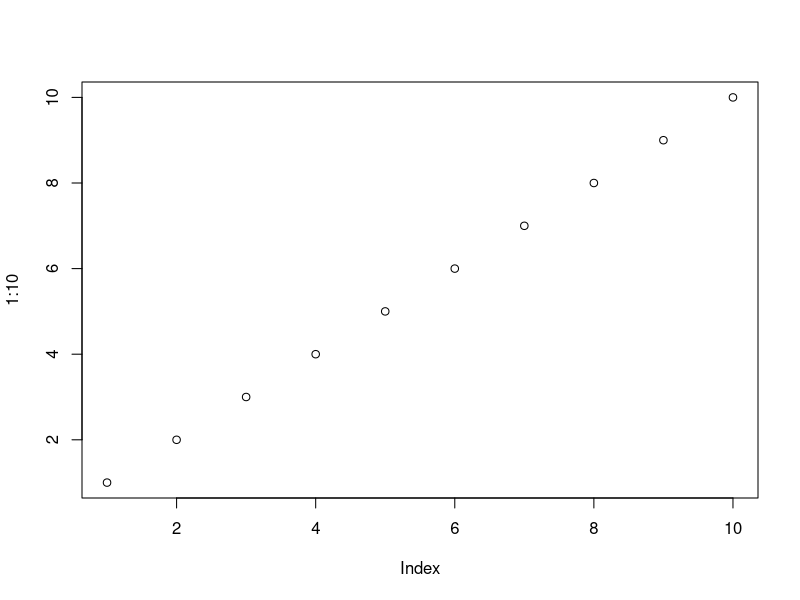
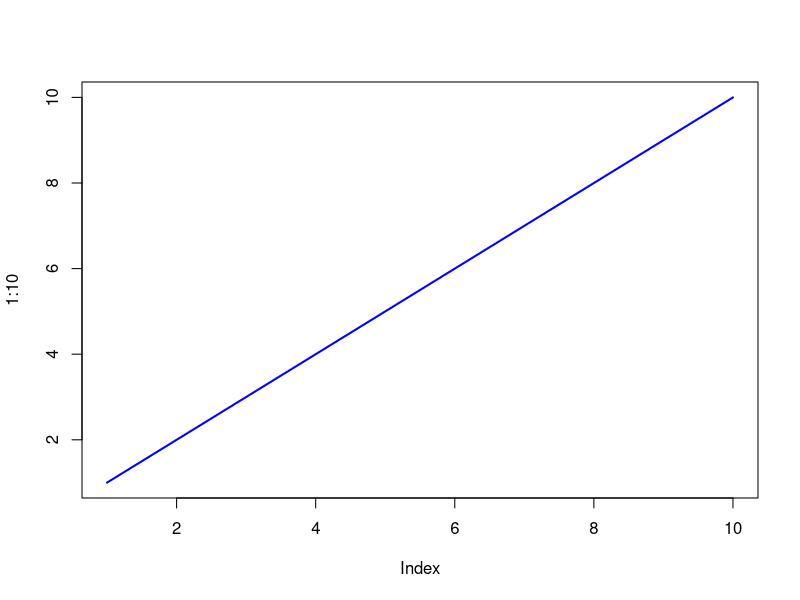
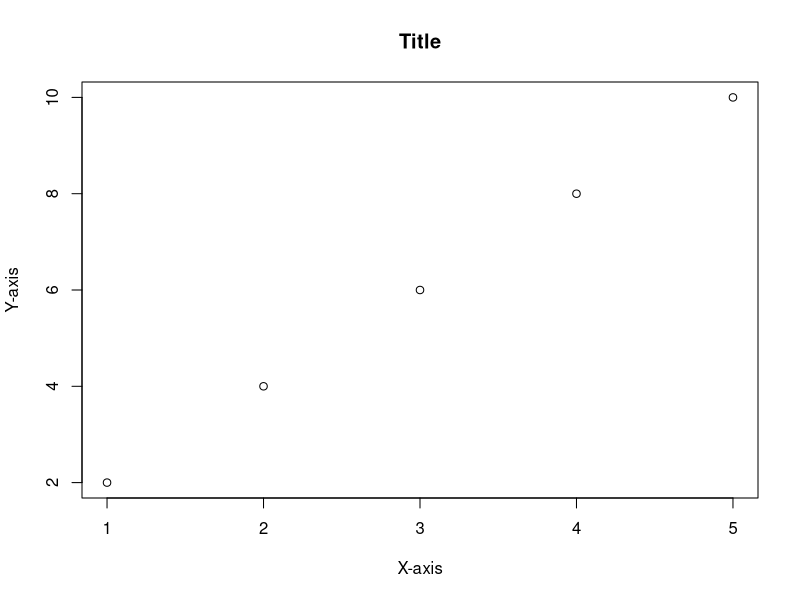
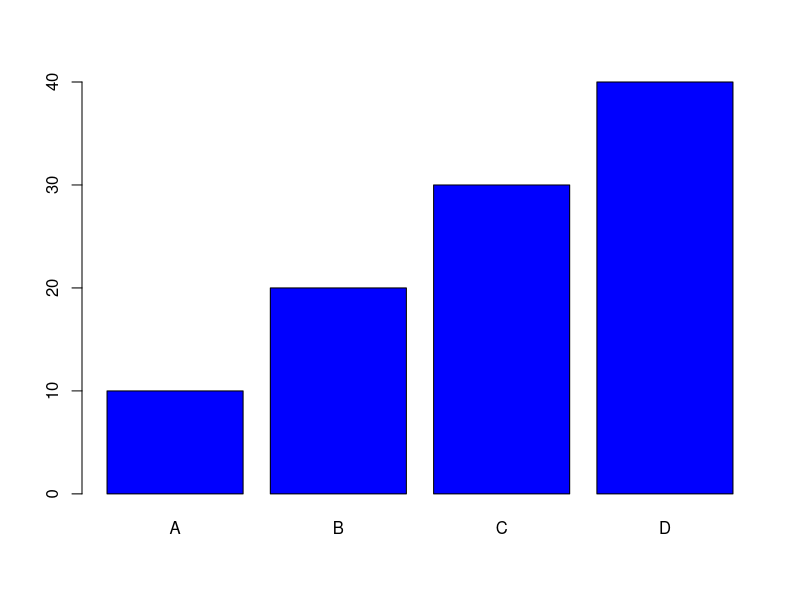
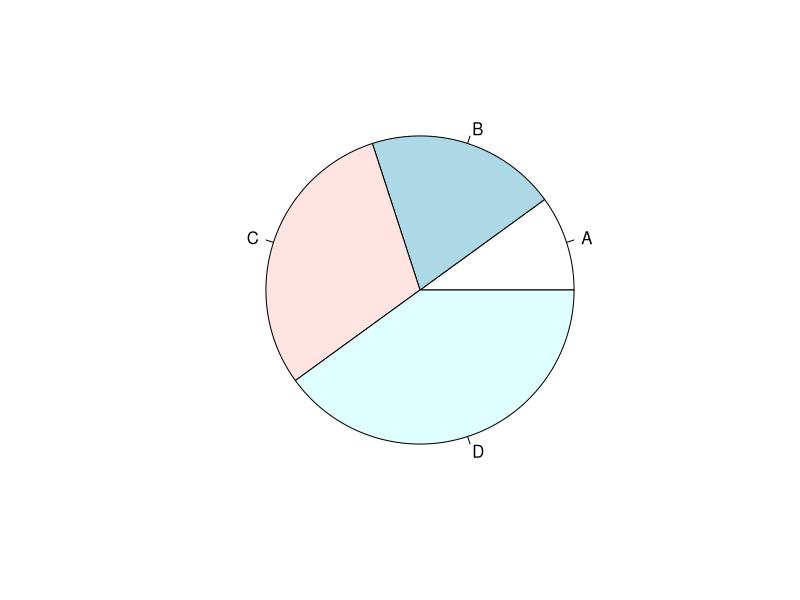

Write R code to recreate these figures, in order.
# =====================================================
# QUICK REFERENCE GUIDE
# =====================================================

# MOST IMPORTANT FUNCTIONS
# =====================================================
# c()              - Combine values into vector
# print()          - Output
# cat()            - Formatted output
# matrix()         - Create matrix
# data.frame()     - Create table
# factor()         - Categorical data
# plot()           - Graph
# lm()             - Linear regression
# predict()        - Prediction
# ggplot()         - Advanced graph

# DATA TYPES
# =====================================================
name <- "Alice"          # Character/String
age <- 25                # Integer
height <- 165.5          # Numeric/Double
is_student <- TRUE       # Boolean/Logical

# VECTORS & OPERATIONS
# =====================================================
vec1 <- c(1, 2, 3, 4, 5)
vec2 <- c(10, 20, 30, 40, 50)
print(vec1 + vec2)       # Element-wise addition
print(vec1 * 2)          # Multiply by scalar

# SEQUENCES & RANGES
# =====================================================
seq1 <- seq(1, 10)       # Sequence 1 to 10
seq2 <- 1:10             # Also 1 to 10
seq3 <- seq(0, 10, by = 2)  # Sequence with steps

# STATISTICAL FUNCTIONS
# =====================================================
x <- c(10, 20, 30, 40, 50)
mean(x)                  # Average
median(x)                # Middle value
max(x)                   # Maximum
min(x)                   # Minimum
sum(x)                   # Total
sd(x)                    # Standard deviation
var(x)                   # Variance

# STRING FUNCTIONS
# =====================================================
text <- "Hello World"
nchar(text)              # Length
toupper(text)            # Uppercase
tolower(text)            # Lowercase
substr(text, 1, 5)       # Extract substring
paste("Hello", "World")  # Combine strings
grep("World", text)      # Find pattern

# DATE FUNCTIONS
# =====================================================
today <- Sys.Date()      # Current date
now <- Sys.time()        # Current time
date1 <- as.Date("2026-05-01")  # Create date
format(today, "%d-%m-%Y")  # Format date

# CONDITIONAL STATEMENTS
# =====================================================
age <- 25
if (age >= 18) {
  print("Adult")
} else {
  print("Minor")
}

# Leap year check
year <- 2024
if ((year %% 4 == 0 && year %% 100 != 0) || (year %% 400 == 0)) {
  print("Leap Year")
} else {
  print("Not Leap Year")
}

# LOOPS
# =====================================================
# For loop - Fixed repetition
for (i in 1:5) {
  print(i)
}

# While loop - Condition based
i <- 1
while (i <= 5) {
  print(i)
  i <- i + 1
}

# COMMON OPERATIONS
# =====================================================
# Factorial
num <- 5
fact <- 1
for (i in 1:num) {
  fact <- fact * i
}
# Result: 120

# Fibonacci
a <- 0
b <- 1
cat(a, b)
for (i in 1:5) {
  c <- a + b
  cat(c)
  a <- b
  b <- c
}
# Result: 0 1 1 2 3 5 8 13

# DATA FRAME OPERATIONS
# =====================================================
df <- data.frame(
  Name = c("Alice", "Bob", "Charlie"),
  Age = c(25, 30, 35),
  Salary = c(50000, 60000, 70000)
)
print(df)
print(df$Name)           # Access column
print(df[1, ])           # Access row
print(df[1, 2])          # Access cell

# MATRIX OPERATIONS
# =====================================================
mat <- matrix(c(1, 2, 3, 4, 5, 6), nrow = 2, ncol = 3)
print(mat)
print(mat[1, ])          # First row
print(mat[, 1])          # First column
print(mat[1, 2])         # Element at [1,2]

# GRAPHICS (PLOTTING)
# =====================================================
# Simple plot
plot(1:10)

# Line plot
plot(1:10, type = "l", col = "blue", lwd = 2)

# Scatter plot
x <- c(1, 2, 3, 4, 5)
y <- c(2, 4, 6, 8, 10)
plot(x, y, main = "Title", xlab = "X-axis", ylab = "Y-axis")

# Bar plot
data <- c(10, 20, 30, 40)
barplot(data, names.arg = c("A", "B", "C", "D"), col = "blue")

# Pie chart
pie(data, labels = c("A", "B", "C", "D"))

# REGRESSION
# =====================================================
# Simple Linear Regression
data <- data.frame(
  X = c(1, 2, 3, 4, 5),
  Y = c(2, 4, 6, 8, 10)
)
model <- lm(Y ~ X, data = data)
summary(model)
predict(model, newdata = data.frame(X = c(6, 7)))

# Multiple Linear Regression
data <- data.frame(
  X1 = c(1, 2, 3, 4, 5),
  X2 = c(10, 20, 30, 40, 50),
  Y = c(100, 200, 300, 400, 500)
)
model <- lm(Y ~ X1 + X2, data = data)
summary(model)

# DPLYR OPERATIONS (Requires: library(dplyr))
# =====================================================
# Filter rows
# filter(data, Salary > 45000)

# Select columns
# select(data, Name, Salary)

# Arrange/Sort
# arrange(data, desc(Salary))

# Mutate/Create column
# mutate(data, Bonus = Salary * 0.10)

# Group and Summarize
# data %>% group_by(Department) %>% summarize(AvgSalary = mean(Salary))

# COMMON ERRORS & FIXES
# =====================================================

# WRONG: File path with backslash
# read.csv("C:\Users\file.csv")
# RIGHT: Use forward slash or file.choose()
# read.csv("C:/Users/file.csv")
# read.csv(file.choose())

# WRONG: Using library without installing
# library(ggplot2)
# RIGHT: Install first, then load
# install.packages("ggplot2")
# library(ggplot2)

# WRONG: Missing na.rm parameter
# mean(c(1, 2, NA, 4))
# RIGHT: Use na.rm = TRUE
# mean(c(1, 2, NA, 4), na.rm = TRUE)

# GENERAL STRUCTURE FOR LAB PROGRAMS
# =====================================================
# 1. Load required libraries
# 2. Load or create dataset
# 3. Explore/visualize data
# 4. Apply transformation/model
# 5. Make predictions/process
# 6. Display results/graphs
# 7. Write conclusions

print("Quick Reference Guide Created!")
